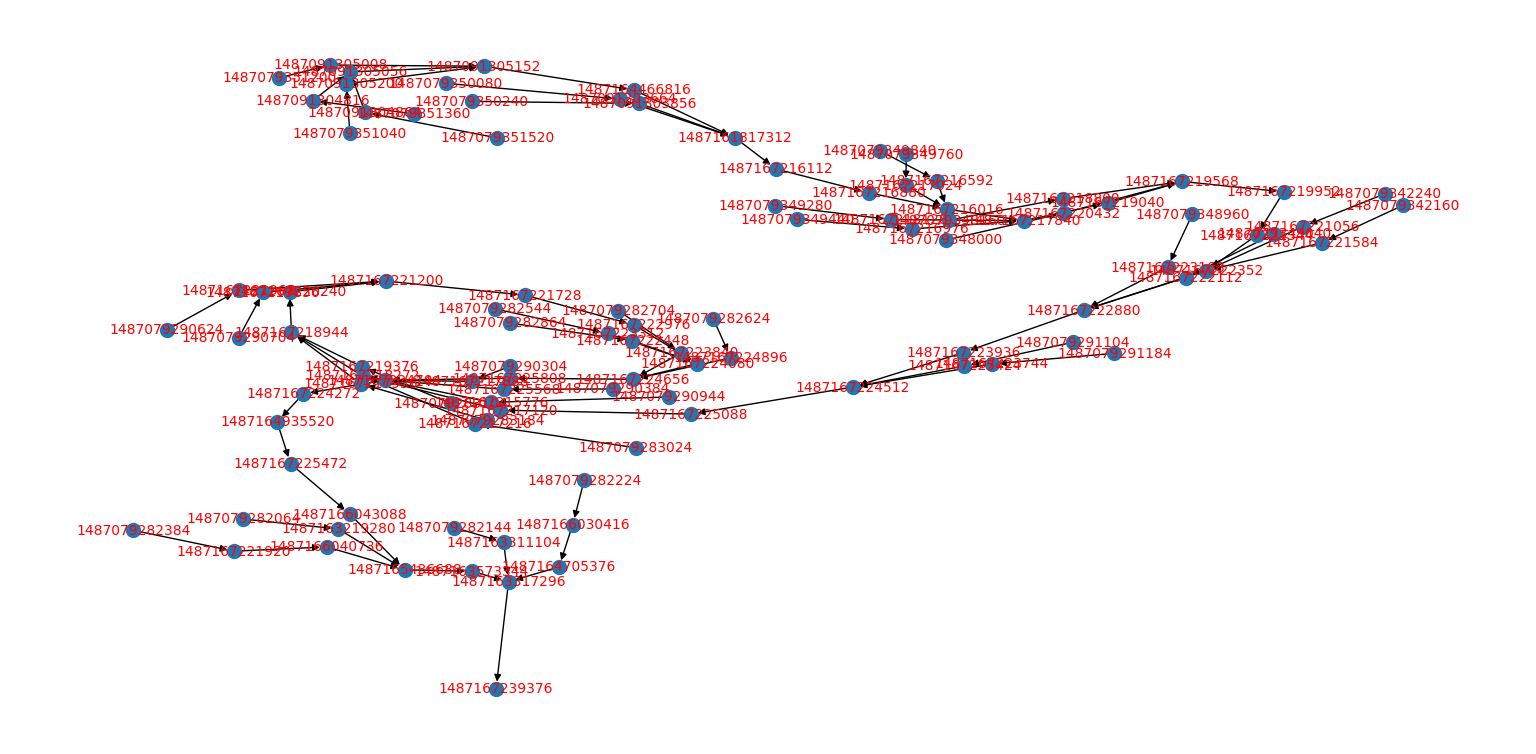

The Python source for this figure:
import torch
import networkx as nx
import matplotlib.pyplot as plt
from torchviz import make_dot
import torch.nn as nn
import torch.nn.functional as F
import pydot

class CNNModel(nn.Module):
    def __init__(self, num_classes=149):
        super(CNNModel, self).__init__()
        
        self.conv1 = nn.Conv2d(3, 32, kernel_size=3, padding=1)
        self.bn1 = nn.BatchNorm2d(32)
        self.conv2 = nn.Conv2d(32, 32, kernel_size=3, padding=1)
        self.pool1 = nn.MaxPool2d(kernel_size=2, stride=2)
        self.drop1 = nn.Dropout(0.25)

        self.conv3 = nn.Conv2d(32, 64, kernel_size=3, padding=1)
        self.bn2 = nn.BatchNorm2d(64)
        self.conv4 = nn.Conv2d(64, 64, kernel_size=3, padding=1)
        self.pool2 = nn.MaxPool2d(kernel_size=2, stride=2)
        self.drop2 = nn.Dropout(0.3)

        self.conv5 = nn.Conv2d(64, 128, kernel_size=3, padding=1)
        self.bn3 = nn.BatchNorm2d(128)
        self.conv6 = nn.Conv2d(128, 128, kernel_size=3, padding=1)
        self.pool3 = nn.MaxPool2d(kernel_size=2, stride=2)
        self.drop3 = nn.Dropout(0.35)

        self.conv7 = nn.Conv2d(128, 256, kernel_size=3, padding=1)
        self.bn4 = nn.BatchNorm2d(256)
        self.conv8 = nn.Conv2d(256, 256, kernel_size=3, padding=1)
        self.pool4 = nn.MaxPool2d(kernel_size=2, stride=2)
        self.drop4 = nn.Dropout(0.4)

        self.conv9 = nn.Conv2d(256, 512, kernel_size=3, padding=1)
        self.bn5 = nn.BatchNorm2d(512)
        self.conv10 = nn.Conv2d(512, 512, kernel_size=3, padding=1)
        self.pool5 = nn.MaxPool2d(kernel_size=2, stride=2)
        self.drop5 = nn.Dropout(0.5)

        self.global_avg_pool = nn.AdaptiveAvgPool2d(1)
        self.fc1 = nn.Linear(512, 512)
        self.drop6 = nn.Dropout(0.5)
        self.fc2 = nn.Linear(512, num_classes)

    def forward(self, x):
        x = F.relu(self.bn1(self.conv1(x)))
        x = F.relu(self.conv2(x))
        x = self.pool1(x)
        x = self.drop1(x)

        x = F.relu(self.bn2(self.conv3(x)))
        x = F.relu(self.conv4(x))
        x = self.pool2(x)
        x = self.drop2(x)

        x = F.relu(self.bn3(self.conv5(x)))
        x = F.relu(self.conv6(x))
        x = self.pool3(x)
        x = self.drop3(x)

        x = F.relu(self.bn4(self.conv7(x)))
        x = F.relu(self.conv8(x))
        x = self.pool4(x)
        x = self.drop4(x)

        x = F.relu(self.bn5(self.conv9(x)))
        x = F.relu(self.conv10(x))
        x = self.pool5(x)
        x = self.drop5(x)

        x = self.global_avg_pool(x)
        x = torch.flatten(x, 1)
        x = F.relu(self.fc1(x))
        x = self.drop6(x)
        x = self.fc2(x)
        
        return x


model = CNNModel(num_classes=149)
model.load_state_dict(torch.load("model_weights.pth"))
model.eval()

dummy_input = torch.randn(1, 3, 224, 224)
dot = make_dot(model(dummy_input), params=dict(model.named_parameters()))

dot = pydot.graph_from_dot_data(dot.source)[0]  
G = nx.nx_pydot.from_pydot(dot)  

plt.figure(figsize=(12, 8))
nx.draw(G, with_labels=True, node_size=100, font_size=10, font_color="red")
plt.show()
